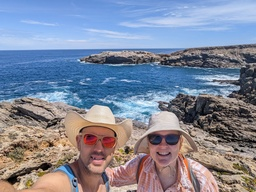
#> input picture input_image.jpg, 256 x 192 px, shrunk from 1478 x 1109 before the run, found by its file name
$ python test6.py
#> lines starting #> are read from the running program, lines starting #| are printed output that depends on the picture; after the words box and inside, x2 and y2 are one past the last pixel; in counts of white or black regions, pixels touching at a corner belong together
import cv2
import numpy as np
import matplotlib.pyplot as plt
from matplotlib.patches import RegularPolygon
from sklearn.cluster import KMeans
from skimage.color import rgb2lab

# Load input image
input_image = cv2.imread('input_image.jpg')
#> input_image is the input picture: shape (192, 256, 3); mean B, G, R 154.9, 136.3, 129.3
input_image = cv2.cvtColor(input_image, cv2.COLOR_BGR2RGB)

# Quadruple the resolution of the output image
output_image_shape = (input_image.shape[0] * 8, input_image.shape[1] * 8, 3)
#> output_image_shape = (1536, 2048, 3)
output_image = np.zeros(output_image_shape, dtype=np.uint8)

# Hexagon parameters (keeping the original size)
hex_radius = 64  # Original radius
hex_width = np.sqrt(3) * hex_radius
hex_height = 2 * hex_radius
cols = int(output_image.shape[1] // hex_width) + 1
#> cols = 19
rows = int(output_image.shape[0] // (hex_height * 0.75)) + 1
#> rows = 17

# Create a list of hexagon centers in a staggered grid
hex_centers = [
    (
        int(hex_width * col),
        int(hex_height * 1 * row + (0.5 * hex_height if col % 2 else 0))
    )
    for row in range(rows)
    for col in range(cols)
]

# Function to calculate the average color of a region
def average_color(image, mask):
    masked = cv2.bitwise_and(image, image, mask=mask)
    avg_color = masked[np.where(mask != 0)].mean(axis=0)
    return avg_color

# Function to create a hexagon mask
def create_hex_mask(center_x, center_y, radius, shape):
    mask = np.zeros(shape, dtype=np.uint8)
    hexagon = RegularPolygon((center_x, center_y), numVertices=6, radius=radius, orientation=np.pi / 2)
    coords = hexagon.get_verts()
    coords = np.clip(coords, [0, 0], [shape[1] - 1, shape[0] - 1]).astype(int)
    mask = cv2.fillPoly(mask, [coords], 255)
    return mask

# Function to draw a 12-segmented pattern
def draw_12_segment_pattern(pattern, base_radius, even_color, odd_color):
    num_segments = 12
    base_radius = int(base_radius)
    angle_step = 2 * np.pi / num_segments
    angles = np.arange(0, 2 * np.pi, angle_step)

    path_coords = []
    for angle in angles:
        x = base_radius + base_radius * np.cos(angle)
        y = base_radius + base_radius * np.sin(angle)
        path_coords.append((int(x), int(y)))

    for i in range(num_segments):
        start_point = path_coords[i]
        end_point = path_coords[(i + 1) % num_segments]

        mask = np.zeros_like(pattern[:, :, 0], dtype=np.uint8)
        print("Mask shape:", mask.shape)
        print("Point 1 (base_radius):", (base_radius, base_radius))
        print("Point 2 (start_point):", start_point)
        print("Mask dtype:", mask.dtype)
        cv2.line(mask, (base_radius, base_radius), start_point, 255, thickness=1)
        cv2.line(mask, (base_radius, base_radius), end_point, 255, thickness=1)
        cv2.fillPoly(mask, [np.array([start_point, end_point, (base_radius, base_radius)])], 255)

        color = even_color if i % 2 == 0 else odd_color
        pattern[mask != 0] = color

# Function to create concentric hexagons with patterns
def create_concentric_hex_patterns(center_x, center_y, radius, outer_black):
    pattern = np.zeros((2 * radius, 2 * radius, 3), dtype=np.uint8)

    # Define sizes of each layer
    sizes = [1, 0.85, 0.7, 0.55, 0.4, 0.25, 0.1]
    sizes = [radius * s for s in sizes]

    # Determine colors for black/white layers
    black_white_colors = [(0, 0, 0), (255, 255, 255)][::2]

    # Draw the inner layers
    for i, size in enumerate(sizes[::-1]):
        if i % 2 == 0:
            # Black or White layers (1, 3, 5, 7)
            color = outer_black if i // 2 % 2 == 0 else (255, 255, 255)
            hexagon = RegularPolygon((radius, radius), numVertices=6, radius=size, orientation=np.pi / 2)
            coords = hexagon.get_verts().astype(int)
            pattern = cv2.fillPoly(pattern, [coords], color)
        else:
            # Colored layers (2, 4, 6)
            if i == 1:  # Layer 2
                even_color, odd_color = palette[0], palette[1]
            elif i == 3:  # Layer 4
                even_color, odd_color = palette[2], palette[3]
            else:  # Layer 6
                even_color, odd_color = palette[4], palette[5]

            draw_12_segment_pattern(pattern, size, even_color, odd_color)

    return pattern

# Generate a constrained color palette using K-means clustering
num_palette_colors = 32  # Increased number of palette colors
pixels = input_image.reshape(-1, 3)
kmeans = KMeans(n_clusters=num_palette_colors, random_state=42).fit(pixels)
palette = kmeans.cluster_centers_
#> palette = 32 rows, first 8: [84.69, 115.2, 146.8], [162.5, 184.7, 207.6], [171.2, 136.8, 118.1], [78.48, 124, 180.7], [113.2, 83.32, 69.87], [54.52, 56.1, 66.42], [191.7, 172.2, 159.6], [113.7, 155.6, 219.1]

# Convert palette to LAB for color matching
palette_lab = rgb2lab(palette.reshape(-1, 1, 3)).reshape(-1, 3)
#> palette_lab = 32 rows, first 8: [4849.9, -170.3, -1766.9], [7132.4, -218.3, -1200.6], [5906.3, 893.4, 1292.6], [5178.3, 194.3, -2957.3], [4055.7, 918.3, 1112.5], [2792.7, 172, -579.7], [6932.5, 427.3, 774.7], [6242.7, 299, -3129.3]

# Function to find the best matching palette colors using LAB color space
def best_match_colors(lab_color, palette_lab, num_matches=6):
    distances = np.linalg.norm(palette_lab - lab_color, axis=1)
    indices = np.argpartition(distances, num_matches)[:num_matches]
    return indices

# Create the hexagonal pattern grid
for center_x, center_y in hex_centers:
    if 0 <= center_x - hex_radius < output_image.shape[1] and 0 <= center_y - hex_radius < output_image.shape[0]:
        # Scale the input image coordinates to the output image coordinates
        mask = create_hex_mask(center_x, center_y, hex_radius, output_image.shape[:2])
        scaled_center_x = int(center_x / 4)
        scaled_center_y = int(center_y / 4)
        scaled_radius = hex_radius

        input_mask = create_hex_mask(scaled_center_x, scaled_center_y, scaled_radius, input_image.shape[:2])
        avg_rgb = average_color(input_image, input_mask)
        avg_lab = rgb2lab(np.array([[avg_rgb]]))[0][0]
        color_indices = best_match_colors(avg_lab, palette_lab)

        # Create a pattern using the palette colors
        outer_black = (0, 0, 0) if np.random.random() < 0.5 else (255, 255, 255)
        hex_pattern = create_concentric_hex_patterns(hex_radius, hex_radius, hex_radius, outer_black)

        # Mask the pattern to the hex shape
        mask_pattern = create_hex_mask(hex_radius, hex_radius, hex_radius, hex_pattern.shape[:2])
        hex_pattern_masked = cv2.bitwise_and(hex_pattern, hex_pattern, mask=mask_pattern)

        # Blend the pattern into the output image
        x_start = max(center_x - hex_radius, 0)
        y_start = max(center_y - hex_radius, 0)
        x_end = min(center_x + hex_radius, output_image.shape[1])
        y_end = min(center_y + hex_radius, output_image.shape[0])

        hex_slice = output_image[y_start:y_end, x_start:x_end]
        pattern_slice = hex_pattern_masked[:y_end - y_start, :x_end - x_start]
        mask_slice = mask[y_start:y_end, x_start:x_end]

        hex_slice[mask_slice != 0] = pattern_slice[mask_slice != 0]
#> this loop made 323 passes
#> (avg_rgb, avg_lab, color_indices) on passes 2, 4, 6, 8, 10, 12, 14, 16, 18: ([125.7, 164.8, 221.8], [6525.9, 156.7, -2812.7], [7, 12, 27, 21, 3, 18]), ([126.4, 162.4, 214.9], [6448.9, 120.3, -2606.1], [7, 12, 27, 21, 18, 3]), ([131.4, 161.7, 206.2], [6426.1, 61.69, -2227.1], [21, 12, 27, 18, 7, 1]), ([134.4, 160.3, 198.9], [6385.3, 33.09, -1939.6], [18, 27, 21, 12, 1, 7]), ([138.3, 160.3, 193.9], [6393.5, 16.7, -1688.5], [18, 21, 1, 27, 12, 14]), ([143.9, 168.7, 205.7], [6655.8, 14.87, -1846.1], [27, 1, 18, 21, 14, 12]), ([132.2, 150.8, 180.4], [6093.2, 28.05, -1500.3], [18, 21, 0, 12, 1, 27]), ([132.2, 150.8, 180.4], [6093.2, 28.05, -1500.3], [18, 21, 0, 12, 1, 27]), ([132.2, 150.8, 180.4], [6093.2, 28.05, -1500.3], [18, 21, 0, 12, 1, 27])
#> pass 2, in average_color, `masked = cv2.bitwise_and(image, image, mask=mask)`:
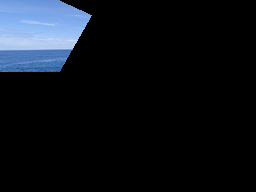
#> masked: shape (192, 256, 3); mean R, G, B 14, 18.3, 24.6
#> after the loop:
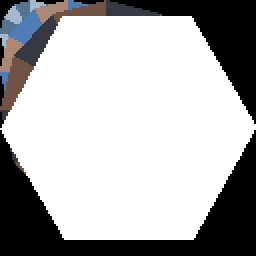
#> hex_pattern: shape (128, 128, 3) (shown 2 times larger); mean R, G, B 176.3, 176.1, 176.7
#> after the loop:
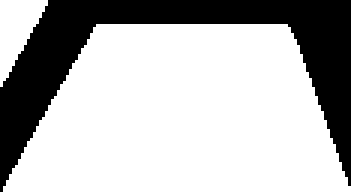
#> hex_slice: shape (64, 117, 3) (shown 3 times larger); 71.3% white; 1 black region, box (x1, y1, x2, y2) and area: (0, 0, 117, 64) 2150

# Save and display the output image
plt.imsave('output.png', output_image)
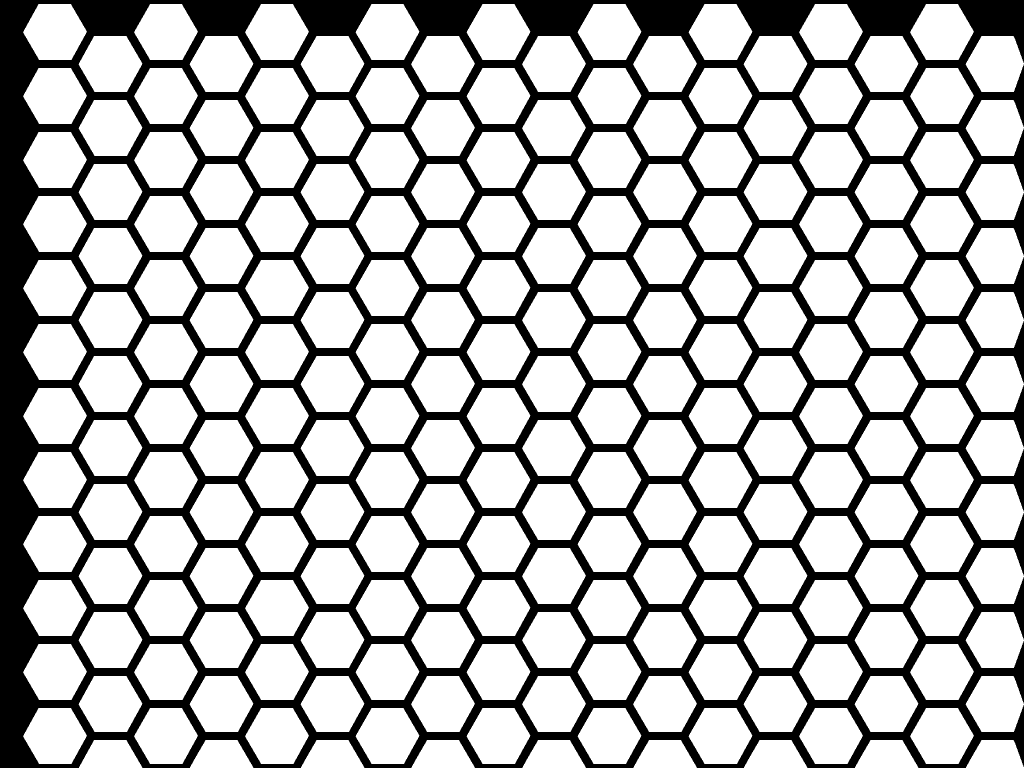
#> saved as output.png: shape (1536, 2048, 3) (shown at 1/2 size); 72.1% white; 1 black region, box (x1, y1, x2, y2) and area: (0, 0, 2048, 1536) 878612
plt.figure(figsize=(15, 15))
plt.imshow(output_image)
plt.axis('off')
plt.show()

$ run again, with colors.png saved as input_image.jpg
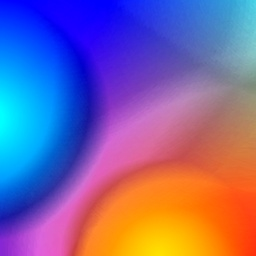
#> input picture colors.png, 256 x 256 px, shrunk from 512 x 512 before the run, found by its file name
#> input_image is the input picture: shape (256, 256, 3); mean B, G, R 157, 99.8, 125.9
#> palette = 32 rows, first 8: [152.2, 131.3, 123.8], [40.21, 39.08, 167.2], [254.7, 114.1, 5.93], [98.61, 182.8, 204.9], [0.328, 135.6, 247.7], [193.6, 118.5, 186.6], [12.72, 4.09, 248.2], [83.63, 45.02, 197.4]
#> palette_lab = 32 rows, first 8: [5632.8, 574.9, 602.8], [3093.9, 3852.1, -5656], [6356.2, 4271.3, 5775.7], [6798.7, -1615.4, -1605.6], [5670.3, 1221, -5404.8], [5939.4, 3384.4, -1996.9], [3800.1, 6249.6, -8507.8], [3743.7, 4660.6, -6105.5]
#> the loop `for center_x, center_y in hex_centers:` made 418 passes
#> (avg_rgb, avg_lab, color_indices) on passes 2, 4, 6, 8, 10, 12: ([3.81, 51.32, 253], [4116.6, 5551.9, -8211.2], [6, 16, 29, 22, 7, 24]), ([20.84, 18.36, 242.9], [3767.2, 6070.3, -8311], [6, 16, 22, 7, 29, 24]), ([49.8, 43.96, 221.9], [3774.9, 5100.1, -7275.1], [22, 16, 7, 29, 6, 24]), ([71.42, 105.8, 199.6], [4805.8, 1627.9, -4483.1], [24, 4, 14, 13, 31, 12]), ([88.48, 153, 196.5], [5996.9, -636.2, -2442.9], [27, 17, 14, 3, 9, 20]), ([101.3, 193.1, 208.8], [7073.1, -1921.3, -1370.4], [27, 9, 17, 3, 14, 0])
#> after the loop `for center_x, center_y in hex_centers:`:
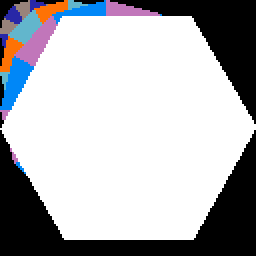
#> hex_pattern: shape (128, 128, 3) (shown 2 times larger); mean R, G, B 177.9, 178.3, 181.9
#> `plt.imsave('output.png', output_image)`:
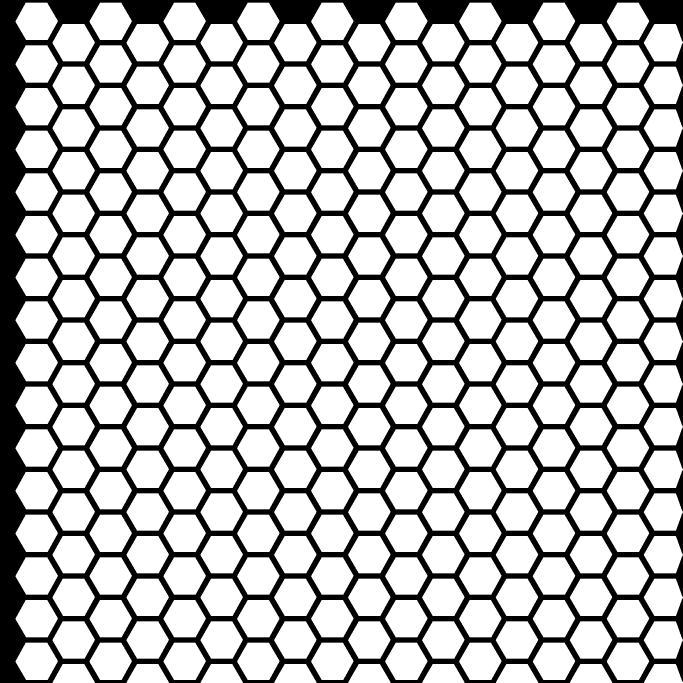
#> saved as output.png: shape (2048, 2048, 3) (shown at 1/3 size); 72.5% white; 1 black region, box (x1, y1, x2, y2) and area: (0, 0, 2048, 2048) 1155444

$ run again, with fire.png saved as input_image.jpg
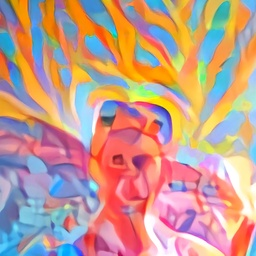
#> input picture fire.png, 256 x 256 px, shrunk from 512 x 512 before the run, found by its file name
#> input_image is the input picture: shape (256, 256, 3); mean B, G, R 143.8, 156.2, 197
#> palette = 32 rows, first 8: [243.8, 167.8, 87.23], [168.5, 169.3, 195.1], [246.9, 187.9, 220.9], [155.3, 147.5, 135.7], [195.4, 195.2, 214.2], [221.4, 117.2, 32.9], [184, 70.76, 76.54], [54, 156.5, 219.7]
#> palette_lab = 32 rows, first 8: [7198.7, 1785.2, 4424.4], [6788.6, 422.4, -1128.5], [7840.2, 2236.1, -695.7], [6053.7, 66.57, 626.1], [7586.8, 318.4, -805.6], [5978.1, 3088.3, 5005.7], [4776.1, 3927.6, 1883.1], [6085.7, -561, -3419.3]
#> the loop `for center_x, center_y in hex_centers:` made 418 passes
#> (avg_rgb, avg_lab, color_indices) on passes 2, 4, 6, 8, 10, 12: ([167.7, 135.3, 108.3], [5825.4, 735.8, 1648.4], [3, 29, 27, 25, 17, 1]), ([181.2, 143.5, 101.8], [6117.4, 764.3, 2364.6], [30, 29, 27, 3, 0, 25]), ([192.1, 152.8, 99.85], [6415.8, 700.5, 2852.3], [0, 29, 25, 3, 30, 27]), ([187.8, 167.8, 119.8], [6736.4, 35.02, 2349.1], [29, 3, 27, 30, 25, 11]), ([178.9, 172.3, 131.7], [6790.3, -352.9, 1862.7], [25, 29, 27, 3, 4, 30]), ([198.9, 161.9, 137.5], [6725, 871.5, 1529.5], [27, 3, 25, 30, 29, 4])
#> after the loop `for center_x, center_y in hex_centers:`:
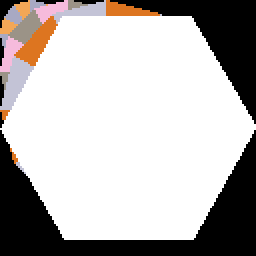
#> hex_pattern: shape (128, 128, 3) (shown 2 times larger); mean R, G, B 184.6, 181, 179.4
#> `plt.imsave('output.png', output_image)`:
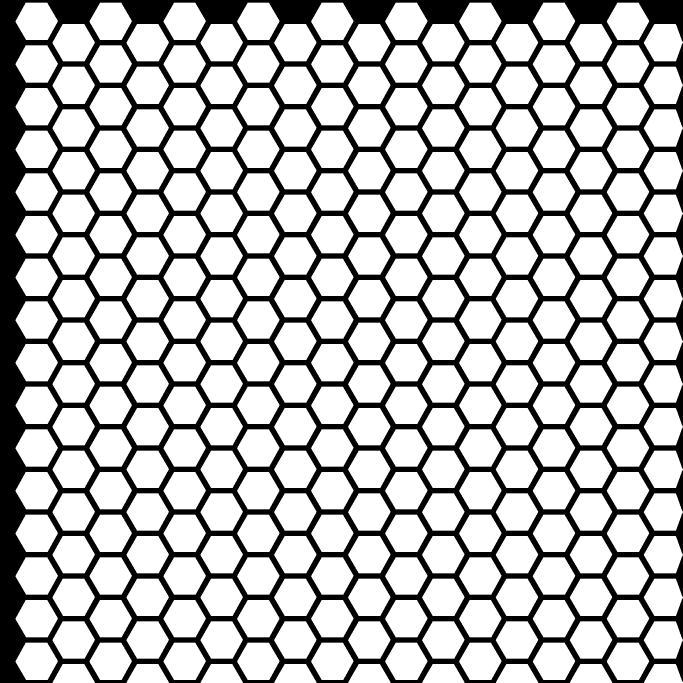
#> saved as output.png: shape (2048, 2048, 3) (shown at 1/3 size); 72.5% white; 1 black region, box (x1, y1, x2, y2) and area: (0, 0, 2048, 2048) 1155444

$ run again, with sample.png saved as input_image.jpg
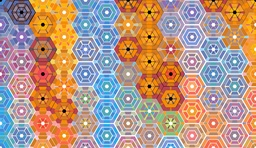
#> input picture sample.png, 256 x 148 px, shrunk from 1153 x 665 before the run, found by its file name
#> input_image is the input picture: shape (148, 256, 3); mean B, G, R 132.8, 150.9, 183
#> palette = 32 rows, first 8: [95, 157.8, 182.2], [184.4, 134.6, 100.4], [236.6, 140, 22.85], [175.1, 183.6, 209.2], [147.2, 67.33, 25.06], [195.1, 219.2, 245.7], [205.5, 180.2, 172.2], [242.5, 162.4, 46.44]
#> palette_lab = 32 rows, first 8: [6092.2, -1116.7, -1605.2], [5954.7, 1292.6, 2228.6], [6563, 2603.9, 5669.6], [7188.4, 197.9, -1182.1], [4122.6, 2712.9, 3382.6], [8194.1, -206.6, -1329.1], [7237.1, 666.6, 636.2], [7057.6, 1843.4, 5626.8]
#> the loop `for center_x, center_y in hex_centers:` made 247 passes
#> (avg_rgb, avg_lab, color_indices) on passes 2, 4, 6, 8, 10, 12: ([181, 136.3, 107.9], [5968.6, 1155.1, 1880.5], [6, 11, 21, 16, 1, 19]), ([177.7, 153, 124.9], [6334.1, 421.7, 1560], [6, 1, 19, 16, 11, 23]), ([176, 144.6, 123.4], [6131.1, 744.5, 1352.7], [6, 19, 1, 16, 11, 14]), ([184.8, 149.8, 129.2], [6331.3, 867.5, 1360.6], [6, 19, 16, 1, 14, 11]), ([187.1, 153.1, 123.4], [6411.2, 726.4, 1750.5], [6, 19, 1, 11, 16, 23]), ([233.7, 152.1, 45.6], [6765, 1992, 5370.8], [10, 7, 2, 31, 21, 25])
#> after the loop `for center_x, center_y in hex_centers:`:
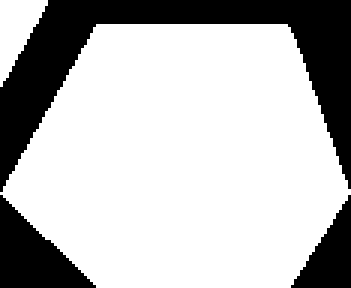
#> hex_slice: shape (96, 117, 3) (shown 3 times larger); 73.3% white; 3 black regions, box (x1, y1, x2, y2) and area: (0, 0, 117, 64) 2171, (0, 65, 32, 96) 512, (97, 65, 117, 96) 320
#> `plt.imsave('output.png', output_image)`:
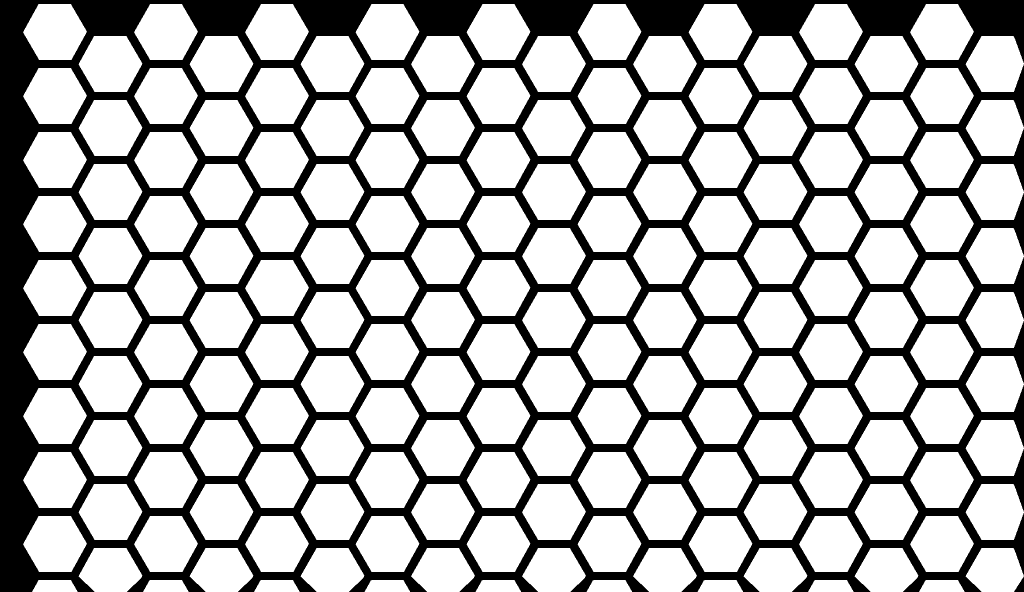
#> saved as output.png: shape (1184, 2048, 3) (shown at 1/2 size); 71.5% white; 2 black regions, box (x1, y1, x2, y2) and area: (0, 0, 2048, 1184) 691710, (2028, 1153, 2048, 1184) 320
